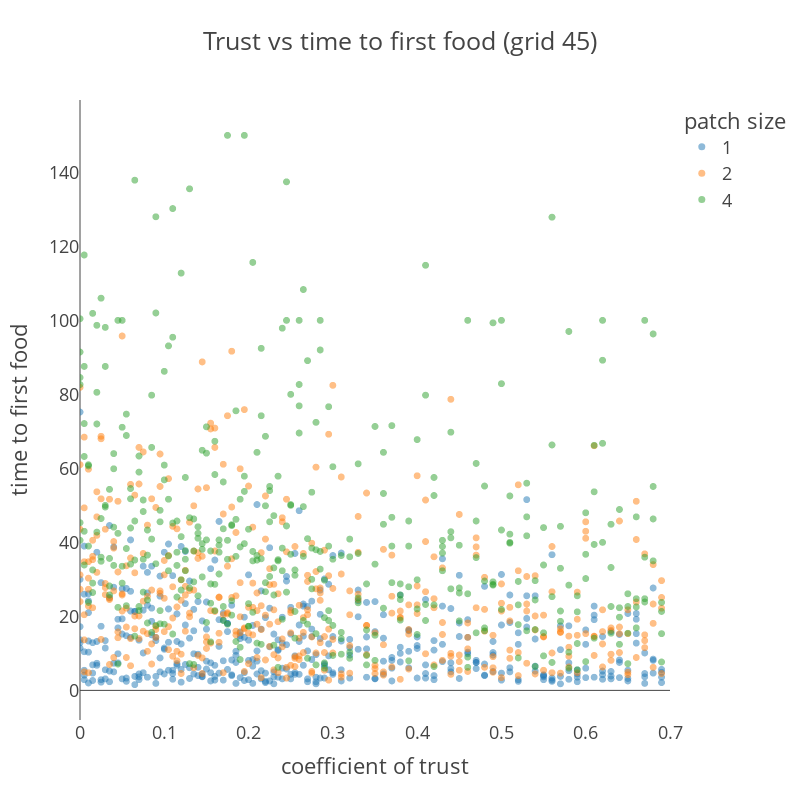

Notebook code for this chart:
### Code cell
color_scale = {
    "1": "red",
    "2": "green",
    "4": "blue",
}

fig_grid45 = px.scatter(
    impactDF_grid45,
    x="c_trust_jittered",
    y="time to first food",
    color="reward_patch_dim",
    template="presentation",
    title="Trust vs time to first food (grid 45)",
    opacity=0.5,
    labels={"c_trust_jittered": "coefficient of trust", "reward_patch_dim": "patch size"}
)


fig_grid45.update_xaxes(showgrid=False, range = [0, 0.7])
fig_grid45.update_yaxes(showgrid=False)
fig_grid45.update_traces(marker={"size": 7})
fig_grid45.update_layout(
    width=800,
    height=800,
)

### Figure 1 — Plotly figure (JSON) as saved in the notebook; plotly's stock layout.template omitted (floating-point values rounded to 4 significant figures; data arrays with more than 128 entries replaced by an {"elided": "..."} marker saying what was removed)
{"data": [{"hovertemplate": "patch size=1<br>coefficient of trust=%{x}<br>time to first food=%{y}<extra></extra>", "legendgroup": "1", "marker": {"color": "#1F77B4", "opacity": 0.5, "size": 7, "symbol": "circle"}, "mode": "markers", "name": "1", "showlegend": true, "type": "scattergl", "x": {"elided": "406 float values"}, "xaxis": "x", "y": {"elided": "406 float values"}, "yaxis": "y"}, {"hovertemplate": "patch size=2<br>coefficient of trust=%{x}<br>time to first food=%{y}<extra></extra>", "legendgroup": "2", "marker": {"color": "#FF7F0E", "opacity": 0.5, "size": 7, "symbol": "circle"}, "mode": "markers", "name": "2", "showlegend": true, "type": "scattergl", "x": {"elided": "406 float values"}, "xaxis": "x", "y": {"elided": "406 float values"}, "yaxis": "y"}, {"hovertemplate": "patch size=4<br>coefficient of trust=%{x}<br>time to first food=%{y}<extra></extra>", "legendgroup": "4", "marker": {"color": "#2CA02C", "opacity": 0.5, "size": 7, "symbol": "circle"}, "mode": "markers", "name": "4", "showlegend": true, "type": "scattergl", "x": {"elided": "404 float values"}, "xaxis": "x", "y": {"elided": "404 float values"}, "yaxis": "y"}], "layout": {"height": 800, "legend": {"title": {"text": "patch size"}, "tracegroupgap": 0}, "title": {"text": "Trust vs time to first food (grid 45)"}, "width": 800, "xaxis": {"anchor": "y", "domain": [0, 1], "range": [0, 0.7], "showgrid": false, "title": {"text": "coefficient of trust"}}, "yaxis": {"anchor": "x", "domain": [0, 1], "showgrid": false, "title": {"text": "time to first food"}}}}
